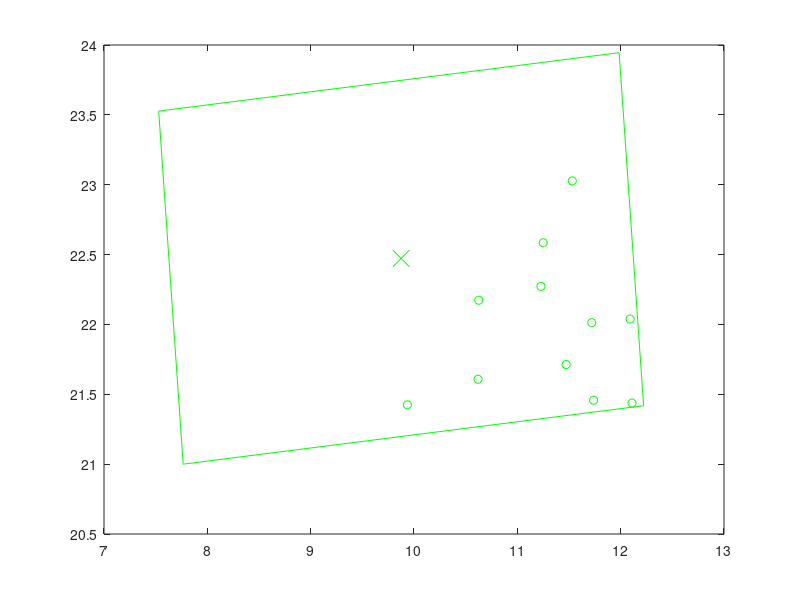

The MATLAB source for this figure: (Note: this script raises an error after producing the figure.)
close all;
figure;
Targets_x = [9.935796782364969,10.619636632452558,10.626033256090645,11.228544575737994,11.250231679163441,11.472210465039678,11.53157749271567,11.738353910604092,11.720271671086385,12.109896935945962,12.091678758488731,];
Targets_y = [
21.4243764060143,21.60751223972419,22.173181914098258,22.2722100450375,22.58439610664356,21.713012518701127,23.027165475680366,21.457577948639788,22.012453159170995,21.437212462409786,22.038809978680266,];
center_x = [9.87568460453193];
center_y = [22.472398504829062];
image_corners_x = [11.985028038995928,7.529205318884105,7.766341170067932,12.222163890179754,11.985028038995928];
image_corners_y = [23.944939079943104,23.526789529022288,20.99985792971502,21.418007480635836,23.944939079943104];
labs1 = 1:length(Targets_x);
plot(Targets_x, Targets_y,'go',image_corners_x,image_corners_y,'g');
hold on;
plot(center_x,center_y,'gx','MarkerSize',12)
labs1 = ['C1'];
labelpoints(center_x,center_y,labs1,'NE',0.3,1)
axis equal;
axis tight;
hold on;

Targets2_x = [11.618359007025802,11.487006381637562,11.528132969271134,11.983231954658788,11.058022478288652,11.86271197233604,12.104522910465858,11.154787119044734,11.52249955810122,11.732403750494624,10.637826734246634,12.10502170222971,11.177972814647854,11.597031763446841,10.612754807412678,10.958961461207972,10.18086430346668,9.443121511532603,]
Targets2_y = [
23.137213501285576,22.732643232136983,22.484791234427565,22.345240384850452,22.308520518131633,22.06216614405581,21.899678994757505,21.85628256166398,21.570005504371206,21.50859857338956,21.610180080154155,21.381719778089664,21.384014906072224,21.247825125521004,21.23454159862926,21.043394843427723,20.950127986728784,20.54733001961832,]
center2_x = [9.87031282368891]
center2_y = [21.897388860143085]
image_corners2_x = [11.69611943437536,7.3778604264858965,8.044506213002458,12.362765220891921,11.69611943437536]
image_corners2_y = [23.709607304549614,22.534088567658745,20.085170415736556,21.260689152627425,23.709607304549614]
plot(Targets2_x, Targets2_y,'bo',image_corners2_x,image_corners2_y,'b');
hold on;
plot(center2_x,center2_y,'bx','MarkerSize',12)
labs1 = ['C2'];
labelpoints(center2_x,center2_y,labs1,'NE',0.3,1)
axis equal;
axis tight;
hold on;

set(gca,'XTickLabel',[0.4 2.5 5 7.5 10 12.5 15] );
set(gca,'YTickLabel',[0.5 1 1.5 2 2.5 3 3.5 4 4.5] );
